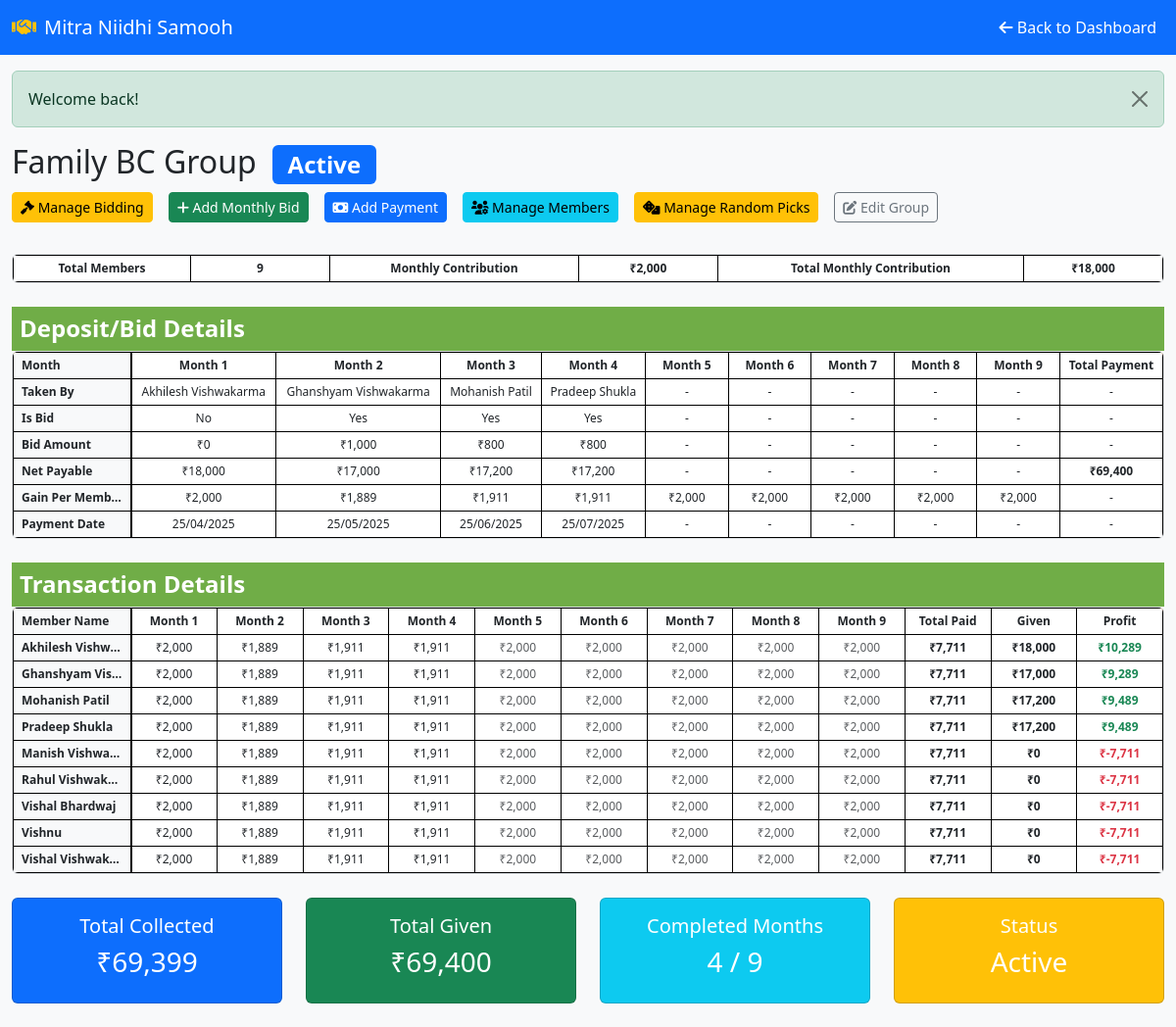
Screenshot of /view_group.php?id=1 (signed in) with the database file from the repository.
### tables this page shows
CREATE TABLE bc_groups (
    id INT AUTO_INCREMENT PRIMARY KEY,
    group_name VARCHAR(100) NOT NULL,
    total_members INT NOT NULL,
    monthly_contribution DECIMAL(10,2) NOT NULL,
    total_monthly_collection DECIMAL(10,2) NOT NULL,
    start_date DATE NOT NULL,
    status ENUM('active', 'completed') DEFAULT 'active',
    created_at TIMESTAMP DEFAULT CURRENT_TIMESTAMP
);

CREATE TABLE monthly_bids (
    id INT AUTO_INCREMENT PRIMARY KEY,
    group_id INT NOT NULL,
    month_number INT NOT NULL,
    taken_by_member_id INT,
    is_bid ENUM('Yes', 'No') DEFAULT 'No',
    bid_amount DECIMAL(10,2) DEFAULT 0,
    net_payable DECIMAL(10,2) DEFAULT 0,
    gain_per_member DECIMAL(10,2) DEFAULT 0,
    payment_date DATE,
    FOREIGN KEY (group_id) REFERENCES bc_groups(id) ON DELETE CASCADE,
    FOREIGN KEY (taken_by_member_id) REFERENCES members(id) ON DELETE SET NULL,
    UNIQUE KEY unique_month_per_group (group_id, month_number)
);

CREATE TABLE members (
    id INT AUTO_INCREMENT PRIMARY KEY,
    group_id INT NOT NULL,
    member_name VARCHAR(100) NOT NULL,
    member_number INT NOT NULL,
    username VARCHAR(50),
    password VARCHAR(255),
    phone VARCHAR(15),
    email VARCHAR(100),
    status ENUM('active', 'inactive') DEFAULT 'active',
    created_at TIMESTAMP DEFAULT CURRENT_TIMESTAMP,
    FOREIGN KEY (group_id) REFERENCES bc_groups(id) ON DELETE CASCADE,
    UNIQUE KEY unique_member_per_group (group_id, member_number),
    UNIQUE KEY unique_username (username)
);

CREATE TABLE member_payments (
    id INT AUTO_INCREMENT PRIMARY KEY,
    group_id INT NOT NULL,
    member_id INT NOT NULL,
    month_number INT NOT NULL,
    payment_amount DECIMAL(10,2) NOT NULL,
    payment_status ENUM('paid', 'pending') DEFAULT 'pending',
    payment_date DATE,
    FOREIGN KEY (group_id) REFERENCES bc_groups(id) ON DELETE CASCADE,
    FOREIGN KEY (member_id) REFERENCES members(id) ON DELETE CASCADE,
    UNIQUE KEY unique_payment_per_member_month (group_id, member_id, month_number)
);

CREATE TABLE member_summary (
    id INT AUTO_INCREMENT PRIMARY KEY,
    group_id INT NOT NULL,
    member_id INT NOT NULL,
    total_paid DECIMAL(10,2) DEFAULT 0,
    given_amount DECIMAL(10,2) DEFAULT 0,
    profit DECIMAL(10,2) DEFAULT 0,
    FOREIGN KEY (group_id) REFERENCES bc_groups(id) ON DELETE CASCADE,
    FOREIGN KEY (member_id) REFERENCES members(id) ON DELETE CASCADE,
    UNIQUE KEY unique_summary_per_member (group_id, member_id)
);

### view_group.php (the view, shortened to what the rows shown need)
<?php
require_once 'config.php';
$groupId = (int)($_GET['id'] ?? 0);
$group = getGroupById($groupId);
$members = getGroupMembers($groupId);
$monthlyBids = getMonthlyBids($groupId);
$memberPayments = getMemberPayments($groupId);
$memberSummary = getMemberSummary($groupId);
$paymentsMatrix = [];
foreach ($memberPayments as $payment) {
    $paymentsMatrix[$payment['member_id']][$payment['month_number']] = $payment;
}
$summaryByMember = [];
foreach ($memberSummary as $summary) {
    $summaryByMember[$summary['member_id']] = $summary;
}
?>
<!DOCTYPE html>
<html lang="en">
<head>
    <link href="https://cdn.jsdelivr.net/npm/bootstrap@5.3.0/dist/css/bootstrap.min.css" rel="stylesheet">
    <link href="https://cdnjs.cloudflare.com/ajax/libs/font-awesome/6.0.0/css/all.min.css" rel="stylesheet">
</head>
<body class="bg-light">
    <div class="container-fluid mt-3">
        <div class="row mb-3">
            <div class="col-12">
                <h2>
                    <?= htmlspecialchars($group['group_name']) ?>
                    <?php if ($group['status'] === 'completed'): ?>
                        <span class="badge bg-success ms-2">Completed</span>
                    <?php else: ?>
                        <span class="badge bg-primary ms-2">Active</span>
                    <?php endif; ?>
                </h2>
                <div class="d-flex gap-3 mb-3">
                    <a href="admin_bidding.php?group_id=<?= $groupId ?>" class="btn btn-warning btn-sm">
                    </a>
                    <a href="add_bid.php?group_id=<?= $groupId ?>" class="btn btn-success btn-sm">
                    </a>
                    <a href="add_payment.php?group_id=<?= $groupId ?>" class="btn btn-primary btn-sm">
                    </a>
                    <a href="manage_members.php?group_id=<?= $groupId ?>" class="btn btn-info btn-sm">
                    </a>
                    <a href="admin_manage_random_picks.php?group_id=<?= $groupId ?>" class="btn btn-warning btn-sm">
                    </a>
                    <a href="edit_group.php?id=<?= $groupId ?>" class="btn btn-outline-secondary btn-sm">
                    </a>
                </div>
            </div>
        </div>
        <div class="row mb-4">
            <div class="col-12">
                <div class="table-responsive-custom">
                    <table class="table table-bordered spreadsheet-table">
                    <tr>
                        <td class="header-blue">Total Members</td>
                        <td class="fw-bold"><?= $group['total_members'] ?></td>
                        <td class="header-blue">Monthly Contribution</td>
                        <td class="fw-bold"><?= formatCurrency($group['monthly_contribution']) ?></td>
                        <td class="header-blue">Total Monthly Contribution</td>
                        <td class="fw-bold"><?= formatCurrency($group['total_monthly_collection']) ?></td>
                    </tr>
                    </table>
                </div>
            </div>
        </div>
        <div class="row mb-4">
            <div class="col-12">
                <div class="table-responsive-custom">
                    <table class="table table-bordered spreadsheet-table mb-0">
                    <thead>
                        <tr class="header-orange">
                            <th class="sticky-col">Month</th>
                            <?php for ($i = 1; $i <= $group['total_members']; $i++): ?>
                                <th>Month <?= $i ?></th>
                            <?php endfor; ?>
                            <th>Total Payment</th>
                        </tr>
                    </thead>
                    <tbody>
                        <tr>
                            <td class="fw-bold sticky-col">Taken By</td>
                            <?php for ($i = 1; $i <= $group['total_members']; $i++): ?>
                                <td>
                                    <?php
                                    $bid = array_filter($monthlyBids, fn($b) => $b['month_number'] == $i);
                                    $bid = reset($bid);
                                    echo $bid ? htmlspecialchars($bid['member_name']) : '-';
                                    ?>
                                </td>
                            <?php endfor; ?>
                            <td>-</td>
                        </tr>
                        <tr>
                            <td class="fw-bold sticky-col">Is Bid</td>
                            <?php for ($i = 1; $i <= $group['total_members']; $i++): ?>
                                <td>
                                    <?php
                                    $bid = array_filter($monthlyBids, fn($b) => $b['month_number'] == $i);
                                    $bid = reset($bid);
                                    echo $bid ? $bid['is_bid'] : '-';
                                    ?>
                                </td>
                            <?php endfor; ?>
                            <td>-</td>
                        </tr>
                        <tr>
                            <td class="fw-bold sticky-col">Bid Amount</td>
                            <?php for ($i = 1; $i <= $group['total_members']; $i++): ?>
                                <td>
                                    <?php
                                    $bid = array_filter($monthlyBids, fn($b) => $b['month_number'] == $i);
                                    $bid = reset($bid);
                                    echo $bid ? formatCurrency($bid['bid_amount']) : '-';
                                    ?>
                                </td>
                            <?php endfor; ?>
                            <td>-</td>
                        </tr>
                        <tr>
                            <td class="fw-bold sticky-col">Net Payable</td>
                            <?php for ($i = 1; $i <= $group['total_members']; $i++): ?>
                                <td class="cell-yellow">
                                    <?php
                                    $bid = array_filter($monthlyBids, fn($b) => $b['month_number'] == $i);
                                    $bid = reset($bid);
                                    echo $bid ? formatCurrency($bid['net_payable']) : '-';
                                    ?>
                                </td>
                            <?php endfor; ?>
                            <td class="cell-yellow fw-bold">
                                <?php
                                $totalNetPayable = array_sum(array_column($monthlyBids, 'net_payable'));
                                echo formatCurrency($totalNetPayable);
                                ?>
                            </td>
                        </tr>
                        <tr>
                            <td class="fw-bold sticky-col">Gain Per Member</td>
                            <?php for ($i = 1; $i <= $group['total_members']; $i++): ?>
                                <td>
                                    <?php
                                    $bid = array_filter($monthlyBids, fn($b) => $b['month_number'] == $i);
                                    $bid = reset($bid);
                                    echo $bid ? formatCurrency($bid['gain_per_member']) : formatCurrency($group['monthly_contribution']);
                                    ?>
                                </td>
                            <?php endfor; ?>
                            <td>-</td>
                        </tr>
                        <tr>
                            <td class="fw-bold sticky-col">Payment Date</td>
                            <?php for ($i = 1; $i <= $group['total_members']; $i++): ?>
                                <td>
                                    <?php
                                    $bid = array_filter($monthlyBids, fn($b) => $b['month_number'] == $i);
                                    $bid = reset($bid);
                                    echo $bid && $bid['payment_date'] ? formatDate($bid['payment_date']) : '-';
                                    ?>
                                </td>
                            <?php endfor; ?>
                            <td>-</td>
                        </tr>
                    </tbody>
                    </table>
                </div>
            </div>
        </div>
        <div class="row mb-4">
            <div class="col-12">
                <div class="table-responsive-custom">
                    <table class="table table-bordered spreadsheet-table mb-0">
                    <thead>
                        <tr class="header-orange">
                            <th class="text-left sticky-col">Member Name</th>
                            <?php for ($i = 1; $i <= $group['total_members']; $i++): ?>
                                <th>Month <?= $i ?></th>
                            <?php endfor; ?>
                            <th>Total Paid</th>
                            <th>Given</th>
                            <th>Profit</th>
                        </tr>
                    </thead>
                    <tbody>
                        <?php foreach ($members as $member): ?>
                            <tr>
                                <td class="text-left fw-bold sticky-col">
                                    <span class="name-tooltip" data-full-name="<?= htmlspecialchars($member['member_name']) ?>" title="<?= htmlspecialchars($member['member_name']) ?>">
                                        <?= htmlspecialchars($member['member_name']) ?>
                                    </span>
                                </td>
                                <?php for ($i = 1; $i <= $group['total_members']; $i++): ?>
                                    <td>
                                        <?php
                                        $payment = $paymentsMatrix[$member['id']][$i] ?? null;
                                        if ($payment) {
                                            echo formatCurrency($payment['payment_amount']);
                                        } else {
                                            $bid = array_filter($monthlyBids, fn($b) => $b['month_number'] == $i);
                                            $bid = reset($bid);
                                            $expectedAmount = $bid ? $bid['gain_per_member'] : $group['monthly_contribution'];
                                            echo '<span class="text-muted">' . formatCurrency($expectedAmount) . '</span>';
                                        }
                                        ?>
                                    </td>
                                <?php endfor; ?>
                                <td class="fw-bold">
                                    <?php
                                    $summary = $summaryByMember[$member['id']] ?? null;
                                    echo $summary ? formatCurrency($summary['total_paid']) : '₹0';
                                    ?>
                                </td>
                                <td class="fw-bold">
                                    <?php
                                    $summary = $summaryByMember[$member['id']] ?? null;
                                    echo $summary ? formatCurrency($summary['given_amount']) : '₹0';
                                    ?>
                                </td>
                                <td class="fw-bold <?= ($summary && $summary['profit'] >= 0) ? 'text-success' : 'text-danger' ?>">
                                    <?php
                                    $summary = $summaryByMember[$member['id']] ?? null;
                                    echo $summary ? formatCurrency($summary['profit']) : '₹0';
                                    ?>
                                </td>
                            </tr>
                        <?php endforeach; ?>
                    </tbody>
                    </table>
                </div>
            </div>
        </div>
        <div class="row mb-4">
            <div class="col-md-3">
                <div class="card bg-info text-white">
                    <div class="card-body text-center">
                        <h5>Completed Months</h5>
                        <h3><?= count($monthlyBids) ?> / <?= $group['total_members'] ?></h3>
                    </div>
                </div>
            </div>
            <div class="col-md-3">
                <div class="card bg-warning text-white">
                    <div class="card-body text-center">
                        <h5>Status</h5>
                        <h3><?= ucfirst($group['status']) ?></h3>
                    </div>
                </div>
            </div>
        </div>
    </div>
</body>
</html>

### rows the page displays
bc_groups: group_name "Family BC Group", total_members "9", monthly_contribution "₹2,000", total_monthly_collection "₹18,000", status "Active"
monthly_bids: taken_by_member.member_name "Akhilesh Vishwakarma", is_bid "No", bid_amount "₹0", net_payable "₹18,000", gain_per_member "₹2,000", payment_date "25/04/2025"
monthly_bids: taken_by_member.member_name "Ghanshyam Vishwakarma", is_bid "Yes", bid_amount "₹1,000", net_payable "₹17,000", gain_per_member "₹1,889", payment_date "25/05/2025"
monthly_bids: taken_by_member.member_name "Mohanish Patil", is_bid "Yes", bid_amount "₹800", net_payable "₹17,200", gain_per_member "₹1,911", payment_date "25/06/2025"
monthly_bids: taken_by_member.member_name "Pradeep Shukla", is_bid "Yes", bid_amount "₹800", net_payable "₹17,200", gain_per_member "₹1,911", payment_date "25/07/2025"
members: member_name "Akhilesh Vishw…", id.payment_amount "₹2,000", id.payment_amount "₹1,889", id.payment_amount "₹1,911", group.monthly_contribution "₹2,000", id.total_paid "₹7,711", id.given_amount "₹18,000", id.profit "₹10,289"
members: member_name "Ghanshyam Vis…", id.payment_amount "₹2,000", id.payment_amount "₹1,889", id.payment_amount "₹1,911", group.monthly_contribution "₹2,000", id.total_paid "₹7,711", id.given_amount "₹17,000", id.profit "₹9,289"
members: member_name "Mohanish Patil", id.payment_amount "₹2,000", id.payment_amount "₹1,889", id.payment_amount "₹1,911", group.monthly_contribution "₹2,000", id.total_paid "₹7,711", id.given_amount "₹17,200", id.profit "₹9,489"
members: member_name "Pradeep Shukla", id.payment_amount "₹2,000", id.payment_amount "₹1,889", id.payment_amount "₹1,911", group.monthly_contribution "₹2,000", id.total_paid "₹7,711", id.given_amount "₹17,200", id.profit "₹9,489"
members: member_name "Manish Vishwa…", id.payment_amount "₹2,000", id.payment_amount "₹1,889", id.payment_amount "₹1,911", group.monthly_contribution "₹2,000", id.total_paid "₹7,711", id.given_amount "₹0", id.profit "₹-7,711"
members: member_name "Rahul Vishwak…", id.payment_amount "₹2,000", id.payment_amount "₹1,889", id.payment_amount "₹1,911", group.monthly_contribution "₹2,000", id.total_paid "₹7,711", id.given_amount "₹0", id.profit "₹-7,711"
members: member_name "Vishal Bhardwaj", id.payment_amount "₹2,000", id.payment_amount "₹1,889", id.payment_amount "₹1,911", group.monthly_contribution "₹2,000", id.total_paid "₹7,711", id.given_amount "₹0", id.profit "₹-7,711"
members: member_name "Vishnu", id.payment_amount "₹2,000", id.payment_amount "₹1,889", id.payment_amount "₹1,911", group.monthly_contribution "₹2,000", id.total_paid "₹7,711", id.given_amount "₹0", id.profit "₹-7,711"
members: member_name "Vishal Vishwak…", id.payment_amount "₹2,000", id.payment_amount "₹1,889", id.payment_amount "₹1,911", group.monthly_contribution "₹2,000", id.total_paid "₹7,711", id.given_amount "₹0", id.profit "₹-7,711"

### other values shown
APP_NAME "Mitra Niidhi Samooh"
$msg['message'] "Welcome back!"
formatCurrency($totalNetPayable) "₹69,400"
formatCurrency(array_sum(array_column($memberSummary, 'total_paid'))) "₹69,399"
count($monthlyBids) "4"
